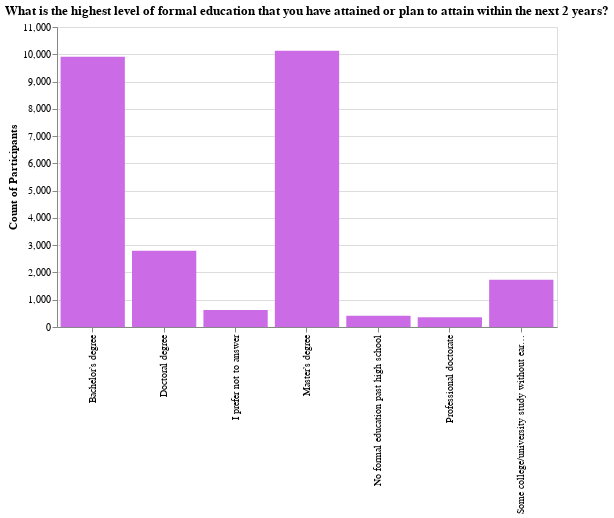

Notebook source saved alongside this figure:
### Code cell
ordered_bar(df, 'Q4')

### Figure 1 — Vega-Lite specification as saved in the notebook (floating-point values rounded to 4 significant figures)
{"config": {"view": {"continuousWidth": 400, "continuousHeight": 300}}, "data": {"name": "data-3de7c45ce0f8ac31d548cd3aafbc67bb"}, "mark": {"type": "bar", "color": "#CB6CE6"}, "encoding": {"x": {"type": "nominal", "field": "Q4", "title": null}, "y": {"type": "quantitative", "field": "Time from Start to Finish (seconds)", "title": "Count of Participants"}}, "height": 300, "title": "What is the highest level of formal education that you have attained or plan to attain within the next 2 years?", "width": 500, "$schema": "https://vega.github.io/schema/vega-lite/v4.8.1.json", "datasets": {"data-3de7c45ce0f8ac31d548cd3aafbc67bb": [{"Q4": "Bachelor’s degree", "Time from Start to Finish (seconds)": 9907}, {"Q4": "Doctoral degree", "Time from Start to Finish (seconds)": 2795}, {"Q4": "I prefer not to answer", "Time from Start to Finish (seconds)": 627}, {"Q4": "Master’s degree", "Time from Start to Finish (seconds)": 10132}, {"Q4": "No formal education past high school", "Time from Start to Finish (seconds)": 417}, {"Q4": "Professional doctorate", "Time from Start to Finish (seconds)": 360}, {"Q4": "Some college/university study without earning a bachelor’s degree", "Time from Start to Finish (seconds)": 1735}]}}
